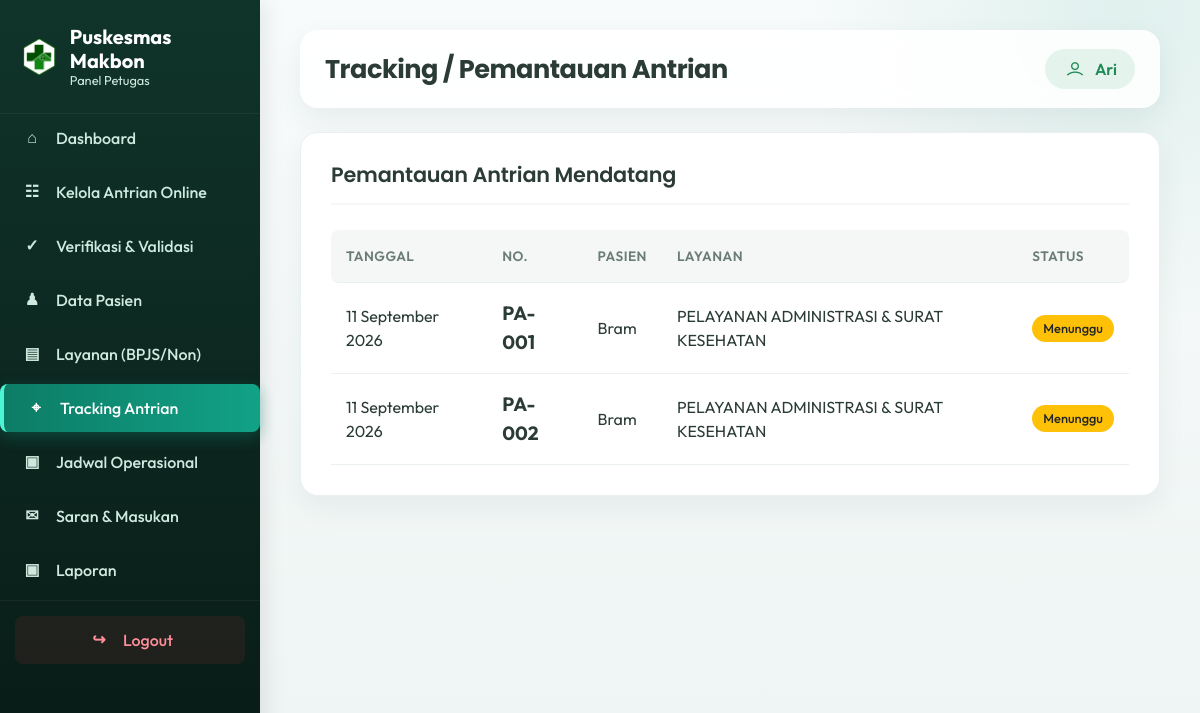
Screenshot of /petugas/tracking.php (signed in) with the database file from the repository.
### tables this page shows
CREATE TABLE `antrian_online` (
  `id_antrian` int NOT NULL,
  `nama_pasien` varchar(100) NOT NULL,
  `no_hp` varchar(20) DEFAULT NULL,
  `alamat` text,
  `id_layanan` int DEFAULT NULL,
  `layanan` varchar(100) DEFAULT NULL,
  `tanggal_antrian` date NOT NULL,
  `nomor_antrian` int NOT NULL,
  `status` enum('Menunggu','Diproses','Selesai','Dibatalkan') NOT NULL DEFAULT 'Menunggu',
  `id_petugas` int DEFAULT NULL,
  `created_at` timestamp NULL DEFAULT CURRENT_TIMESTAMP
);

### petugas/tracking.php (the view, shortened to what this page needs)
<?php
require_once __DIR__ . '/../config/database.php';
$daftar = $pdo->query(
    "SELECT * FROM antrian_online WHERE tanggal_antrian = CURDATE() AND status IN ('Menunggu','Diproses')
     ORDER BY FIELD(status,'Diproses','Menunggu'), nomor_antrian ASC"
)->fetchAll();
$labelSumber = 'Hari Ini';
if (empty($daftar)) {
    $daftar = $pdo->query(
        "SELECT * FROM antrian_online WHERE tanggal_antrian >= CURDATE() AND status IN ('Menunggu','Diproses')
         ORDER BY tanggal_antrian ASC, FIELD(status,'Diproses','Menunggu'), nomor_antrian ASC"
    )->fetchAll();
    $labelSumber = empty($daftar) ? 'Hari Ini' : 'Mendatang';
}
require_once __DIR__ . '/includes/layout_top.php';
?>
<div class="panel">
    <div class="panel-head"><h2>Pemantauan Antrian <?= $labelSumber ?></h2></div>
    <table>
        <thead><tr><th>Tanggal</th><th>No.</th><th>Pasien</th><th>Layanan</th><th>Status</th></tr></thead>
        <tbody>
        <?php foreach ($daftar as $d): ?>
            <tr>
                <td><?= tanggal_indo($d['tanggal_antrian']) ?></td>
                <td style="font-size:1.2rem;font-weight:700;color:var(--primary-dark);"><?= format_nomor_antrian($d['nomor_antrian'], $d['layanan']) ?></td>
                <td><?= clean($d['nama_pasien']) ?></td>
                <td><?= clean($d['layanan']) ?></td>
                <td><?= badge_status($d['status']) ?></td>
            </tr>
        <?php endforeach; ?>
        </tbody>
    </table>
</div>
<?php require_once __DIR__ . '/includes/layout_bottom.php'; ?>

### includes/functions.php (shortened to what this page needs)
<?php
function clean($str)
{
    return htmlspecialchars(trim($str ?? ''), ENT_QUOTES, 'UTF-8');
}
function tanggal_indo($tanggal)
{
    $bulan = [
        1 => 'Januari', 2 => 'Februari', 3 => 'Maret', 4 => 'April',
        5 => 'Mei', 6 => 'Juni', 7 => 'Juli', 8 => 'Agustus',
        9 => 'September', 10 => 'Oktober', 11 => 'November', 12 => 'Desember'
    ];
    $ts = strtotime($tanggal);
    return date('d', $ts) . ' ' . $bulan[(int)date('n', $ts)] . ' ' . date('Y', $ts);
}
function badge_status($status)
{
    $map = [
        'Menunggu'   => 'badge-warning',
        'Diproses'   => 'badge-info',
        'Selesai'    => 'badge-success',
        'Dibatalkan' => 'badge-danger',
    ];
    $class = $map[$status] ?? 'badge-secondary';
    return "<span class='badge {$class}'>" . clean($status) . "</span>";
}
function format_nomor_antrian($nomor, $layanan)
{
    $words = explode(' ', str_replace(['&', '-'], '', strtoupper($layanan)));
    $prefix = '';
    foreach ($words as $w) {
        if (trim($w) !== '') {
            $prefix .= $w[0];
        }
        if (strlen($prefix) >= 2) break;
    }
    return $prefix . '-' . str_pad($nomor, 3, '0', STR_PAD_LEFT);
}

### assets/traveland/css/style.css (style rules this page uses)
body { font-family: "Poppins", sans-serif; font-weight: normal; font-style: normal; color: #747E88; }
* { margin: 0; padding: 0; -webkit-box-sizing: border-box; box-sizing: border-box; }
i, span, a { display: inline-block; }
h1, h2, h3, h4, h5, h6 { font-family: "Poppins", sans-serif; font-weight: 700; color: #38424D; margin: 0px; }
h2 { font-size: 36px; }

### petugas/includes/layout_top.php (style rules this page uses)
:root { --primary: #0d7c66; --primary-hover: #0a6552; --bg-color: #f4f7f6; --sidebar-bg: #112d27; --sidebar-hover: #18433a; --text-main: #2b3b36; --text-muted: #6b7c77; --border-color: #eaeff2; }
body { background-color: var(--bg-color); font-family: 'Outfit', sans-serif; color: var(--text-main); }
.panel { background: #fff; padding: 30px; border-radius: 16px; box-shadow: 0 5px 20px rgba(0,0,0,0.03); margin-bottom: 30px; border: 1px solid var(--border-color); }
.panel-head { margin-bottom: 25px; padding-bottom: 15px; border-bottom: 2px solid var(--bg-color); display: flex; justify-content: space-between; align-items: center; }
.panel-head h2 { margin: 0; font-size: 1.3rem; font-weight: 600; color: var(--text-main); }
.panel table { width: 100%; border-collapse: separate; border-spacing: 0; margin-top: 10px; }
.panel th, .panel td { padding: 16px 15px; border-bottom: 1px solid var(--border-color); text-align: left; vertical-align: middle; }
.panel th { background: var(--bg-color); font-weight: 600; color: var(--text-muted); text-transform: uppercase; font-size: 0.85rem; letter-spacing: 0.5px; }
.panel th:first-child { border-top-left-radius: 8px; border-bottom-left-radius: 8px; }
.panel th:last-child { border-top-right-radius: 8px; border-bottom-right-radius: 8px; }
.panel tbody tr { transition: all 0.2s; }
.badge { padding: 6px 10px; border-radius: 6px; font-weight: 500; font-size: 0.8rem; }
body { background: #eef4f3 !important; }
.panel { border-radius: 18px; box-shadow: 0 12px 30px rgba(20, 58, 52, .06); }
.panel-head h2 { letter-spacing: -.01em; }
.badge { border-radius: 999px; padding: 7px 11px; }
.dashboard-intro, .stat-card-modern, .panel { animation: dashboardReveal .45s ease both; }

### rows the page displays
antrian_online: tanggal_antrian "11 September 2026", format_nomor_antrian($d['nomor_antrian'], $d['layanan']) "PA-001", nama_pasien "Bram", layanan "PELAYANAN ADMINISTRASI & SURAT KESEHATAN", status "Menunggu"
antrian_online: tanggal_antrian "11 September 2026", format_nomor_antrian($d['nomor_antrian'], $d['layanan']) "PA-002", nama_pasien "Bram", layanan "PELAYANAN ADMINISTRASI & SURAT KESEHATAN", status "Menunggu"

### other values shown
$page_title "Tracking / Pemantauan Antrian"
$_SESSION['petugas_nama'] "Ari"
$labelSumber "Mendatang"
